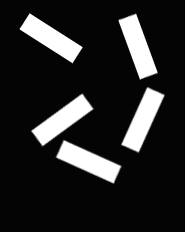
%> input picture objek.tif, 185 x 232 px
$ octave --eval "result = findlocalminima(imread('objek.tif'));"   (GNU Octave 9; MATLAB toolbox functions it lacks are replaced by stand-ins)
%> lines starting %> are read from the running program, lines starting %| are printed output that depends on the picture
%-------------------Introduction------------------------------%
%
% This function finds dominant peaks and valleys of an image
% histogram. Minimum peak distance and averaging filter size can be
% changed to suit your need.
% Although, the function is originally written for mages,
% there is no reason why this can't be used on one
% dimensional data.
%
% I is the image segment in uint8 format
% mpd is the minimum peak distance DEFAULT = 10;
% windowSize is the averaging filter size to
% average the histogram  DEFAULT = 5
% refine is to refine the peaks based on area DEFAULT = 0
%
% USAGE:
% [peaks minima_low minima_high] = findlocalminima(I,10,5,0);
% OR
% [peaks minima_low minima_high] = findlocalminima(I);
%
% This is the function that is used for peak detection in
% my paper,
% "De Silva, D.V.S.; Fernando, W.A.C.; Kodikaraarachchi, H.;
% Worrall, S.T.; Kondoz, A.M.; ,"Adaptive sharpening of depth
% maps for 3D-TV," Electronics Letters , vol.46, no.23,
% pp.1546 -1548, November 11 2010
%
% Kindly cite this paper if you use this in your work.
%
% Varuna De Silva, University of Surrey, Guildford, UK
% varunax@gmail.com
%
%-------------------------------------------------------------%
function [output_peak output_minima_low output_minima_high] = findlocalminima(I,mpd,windowSize,refine)
if nargin < 2
%minimum peak distance
mpd = 10;
%smoothing windowSize
windowSize = 5;
%Local minima refine
refine = 0;
end
%threshold is set at least
thresh = size(I,1)*size(I,2)*0.01;
%Find the histogram
h = imhist(I);
imshow(I)
%Smooth the histogram to remove local variations
h1 = filter(ones(1,windowSize)/windowSize,1,h);
d = diff(h1);
sign_previous = [0;];
sign = zeros(255,1);
for i = 1:255
    if(d(i) ~= 0)
        sign(i,1) = d(i)/abs(d(i));
    else
        sign(i,1) = 0;
    end
end
sign_previous = [sign_previous ; sign];
%Find peaks with a minimum peakdistance of a given value
% Find peaks
p_pos = 0;
p_neg = 0;
pnum = 0;
for i=2:256
    if sign_previous(i)<sign_previous(i-1)
        if sign_previous(i) == 0
            p_pos = i-1;
        else if sign_previous(i)<0 && sign_previous(i-1)==0
                p_neg = i-1;
                pnum = pnum+1;
                locs(pnum) = round((p_pos+p_neg)/2);
            else
                pnum=pnum+1;
                locs(pnum)=i-1;
             end
        end
    end
end
peak = zeros(size(locs,2),1);
minima_low = zeros(size(locs,2),1);
minima_high = zeros(size(locs,2),1);
area = zeros(size(locs,2),1);
for i = 1:size(locs,2)
    peak(i) = locs(i);
end
%Find Local minima
num = 1;
lmin = [];
for i=2:256
    if sign_previous(i)>sign_previous(i-1)
        lmin(num)=i-1;
        num=num+1;
    end
end
%find local minima_low and minima_high
for i = 1:size(locs,2)
    ind_min = find(lmin-locs(i)<0);
    ind_max = find(lmin-locs(i)>0);

    size_min = size(ind_min,2);
    size_max = size(ind_max,2);

    minima_low(i) = 1;
    minima_high(i) = 255;
    if size_min>=1
        minima_low(i) = lmin(ind_min(size_min));
    end
    if size_max>=1
        minima_high(i) = lmin(ind_max(1));
    end
end
% refine local minima
if refine>0
    for i = 1:size(locs,2)-1
        if(minima_high(i)< minima_low(i+1))
        if( minima_high(i)~=minima_low(i+1) && min(h1(minima_high(i):minima_low(i+1))>0) )
            minima = floor((minima_high(i)+ minima_low(i+1))/2);
            minima_low(i+1) = minima;
            minima_high(i) = minima;
        end
        end
    end
end

num = 0;
outpeak = 0;
%refine peaks based on area threshold & mpd
for i = 1:size(locs,2)
    area(i) = sum(h1(minima_low(i):minima_high(i)));
    if outpeak >= 1
        if area(i)>thresh
            if locs(i)-locs(outpeak)>mpd
                num = num+1;
                outpeak = i;
                output_peak(num) = peak(i);
                output_minima_low(num) = minima_low(i);
                output_minima_high(num) = minima_high(i);

            else
                if area(i)>area(outpeak)
                    outpeak = i;
                    output_peak(num) = peak(i);
                    %output_minima_low(num) = minima_low(i);
                    output_minima_high(num) = minima_high(i);
                else
                    output_minima_high(num) = minima_high(i);
                end
            end
        end
    else
        if area(i)>thresh
            num = num+1;
            outpeak = i;
            output_peak(num) = peak(i);
            output_minima_low(num) = minima_low(i);
            output_minima_high(num) = minima_high(i);
        end
    end
end
plot(h1)
xlabel('Pixel Value');
ylabel('Number of Pixels');
hold on
plot(output_peak,h1(output_peak),'*');
plot(output_minima_low,h1(output_minima_low),'or');
plot(output_minima_high,h1(output_minima_high),'or');
hold off
axis tight
end
%> in findlocalminima, `h = imhist(I);`: h = 256 values, max 36063 at index 5, min 0 at index 1, mean 167.7
%> in findlocalminima, `d = diff(h1);`: d = 255 values, max 7212.6 at index 4, min -7209.4 at index 9, mean 4.13
%> after the loop in findlocalminima, `for i = 1:255`: sign = 255 values, max 1 at index 4, min -1 at index 9, mean -0.0353
%> in findlocalminima, `sign_previous = [sign_previous ; sign];`: sign_previous = 256 values, max 1 at index 5, min -1 at index 10, mean -0.0352
%> after the loop in findlocalminima, `for i=2:256`: locs = 57 values, max 251 at index 57, min 9 at index 1, mean 124.2; p_neg = 216; p_pos = 245; pnum = 57
%> the loop in findlocalminima, `for i = 1:size(locs,2)` made 57 passes
%> after the loop in findlocalminima, `for i = 1:size(locs,2)`: peak has the same summary as locs
%> after the loop in findlocalminima, `for i=2:256`: lmin = 72 values from 4 to 252; num = 73
%> the loop in findlocalminima, `for i = 1:size(locs,2)` made 57 passes
%> (size_min, size_max) on passes 17 to 28: (17, 55), (18, 54), (19, 53), (20, 52), (21, 51), (23, 49), (21, 51), (25, 47), (26, 46), (27, 45), (28, 44), (29, 43)
%> (ind_min, size_min, size_max) on passes 1 to 6: (1, 1, 71), (1, 1, 71), ([1 2 3], 3, 69), (1, 1, 71), ([1 2 3 4 5], 5, 67), ([1 2 3 4 5 6], 6, 66)
%> after the loop in findlocalminima, `for i = 1:size(locs,2)`: minima_high = 57 values, max 252 at index 57, min 18 at index 1, mean 126.5; minima_low = 57 values, max 246 at index 57, min 4 at index 1, mean 121.9
%> the loop in findlocalminima, `for i = 1:size(locs,2)` made 57 passes
%> (num, outpeak) on pass 1: (1, 1)
%> outpeak on pass 8: 8
%> after the loop in findlocalminima, `for i = 1:size(locs,2)`: area = 57 values, max 36316.8 at index 8, min 10 at index 29, mean 2573
%> `result = findlocalminima(imread('objek.tif'));`:
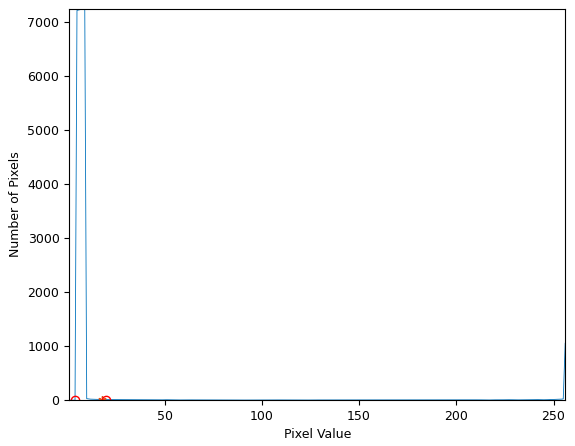
%> figure redrawn from the program's plot data; curve peaks at x = 9, y = 7237.8
%> `result = findlocalminima(imread('objek.tif'));`: result = 18
